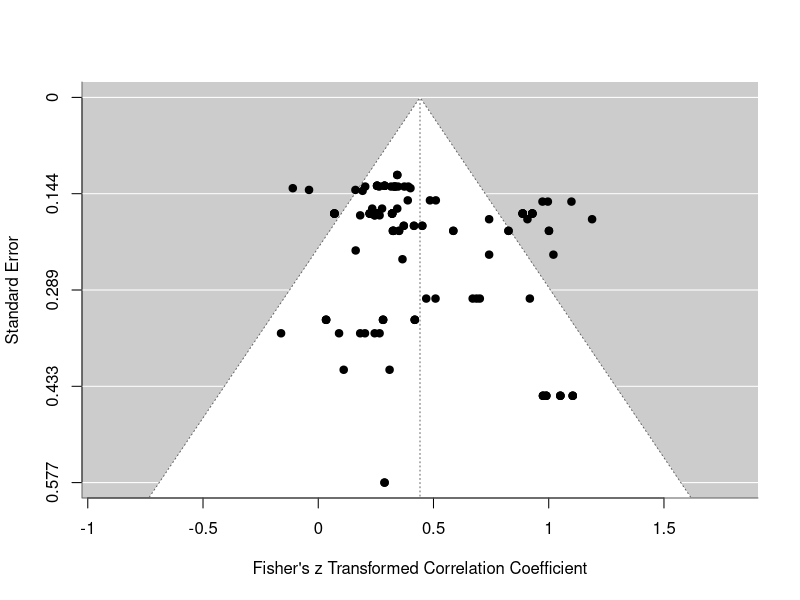
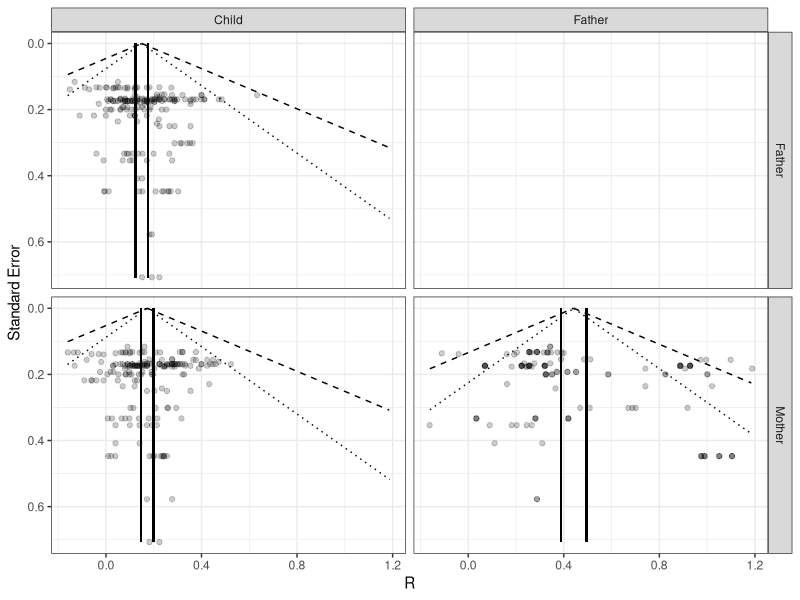

Generate these figures, in order, with R: (Note: this script raises an error after producing the figures.)
library(metafor)
library(ggplot2)
# See https://cjvanlissa.github.io/Doing-Meta-Analysis-in-R/smallstudyeffects.html for explanation of these tests for publication bias

# Publication bias analyses are conducted using random effects meta-analyses of the Fisher's r-to-Z transformed correlations, because these methods are not available for multilevel meta-analysis or cluster robust standard errors.

# Functions ---------------------------------------------------------------

funnel_plot <- function(models){
  tau2 <- sapply(models, `[[`, "tau2")
  dat <- data.frame(model = do.call(c, mapply(function(x, y){rep(x, y)}, x = 1:3, y = sapply(models, function(x){length(x$yi)}))), 
                    se = sqrt(do.call(c, lapply(models, `[[`, "vi"))),
                    yi = do.call(c, lapply(models, `[[`, "yi"))
  )
  dat$weights <- 1 / (dat$se^2 + tau2[dat$model])
  
  estimate <- sapply(models, `[[`, "b")
  se <- sapply(models, `[[`, "se")
  
  se.seq = seq(0, max(dat$se), 0.001)
  
  #Compute vectors of the lower-limit and upper limit values for
  #the 95% CI region
  dfCI <- data.frame(model = do.call(c, mapply(function(x, y){rep(x, y)}, x = 1:3, y = length(se.seq), SIMPLIFY = FALSE)),
                     se.seq = rep(se.seq, 3))
  dfCI$ll95 <- estimate[dfCI$model] - (1.96 * rep(se.seq, 3))
  dfCI$ul95 <- estimate[dfCI$model] + (1.96 * rep(se.seq, 3))
  dfCI$ll99 <- estimate[dfCI$model] - (3.29 * rep(se.seq, 3))
  dfCI$ul99 <- estimate[dfCI$model] + (3.29 * rep(se.seq, 3))
  
  dfCI$meanll95 = estimate[dfCI$model] - (1.96 * se[dfCI$model])
  dfCI$meanul95 = estimate[dfCI$model] + (1.96 * se[dfCI$model])
  list(dfCI = dfCI, dat = dat)
}

#Draw Plot

df <- read.csv("data_cleaned_mods.csv")

names(df)[grep("^R", names(df))] <- c("R_m_a", "R_m_f", "R_f_a")
df$ID_sample <- gsub(" ", "", paste0(df$ID, df$ID_subgroup))
df$use_N <- apply(df[, grep("^N", names(df), value = TRUE), ], 1, min, na.rm = TRUE)

es <- lapply(c("R_m_a", "R_m_f", "R_f_a"), function(thiscor){
  out <- cbind(escalc(ri = df[[thiscor]], ni = df$use_N, measure = "ZCOR"), effect_id = 1:nrow(df), study_id = df$ID_sample)
  out[!is.na(out$yi), ]
})

models <- lapply(es, function(thises){
  rma(yi = yi, vi = vi, data = thises) 
})

plotdat <- funnel_plot(models)
dfCI <- plotdat$dfCI
dat <- plotdat$dat
dfCI$lhs <- c("Mother", "Mother", "Father")[dfCI$model]
dfCI$rhs <- c("Child", "Father", "Child")[dfCI$model]
dat$lhs <- c("Mother", "Mother", "Father")[dat$model]
dat$rhs <- c("Child", "Father", "Child")[dat$model]

fp <- ggplot(data = NULL) +
  geom_line(aes(x = ll95, y = se.seq), linetype = 'dotted', data = dfCI) +
  geom_line(aes(x = ul95, y = se.seq), linetype = 'dotted', data = dfCI) +
  geom_line(aes(x = ll99, y = se.seq), linetype = 'dashed', data = dfCI) +
  geom_line(aes(x = ul99, y = se.seq), linetype = 'dashed', data = dfCI) +
  geom_segment(aes(
    x = meanll95,
    y = min(se.seq),
    xend = meanll95,
    yend = max(se.seq)
  ), data = dfCI) +
  geom_segment(aes(
    x = meanul95,
    y = min(se.seq),
    xend = meanul95,
    yend = max(se.seq)
  ), data = dfCI) 

fp <- fp + geom_point(data = dat,
                      mapping = aes_string(x = "yi", y = "se"), alpha = .2) +
  ylab('Standard Error') + xlab('R') +
  scale_y_continuous(trans = "reverse",
                     limits = c(max(dat$se), 0))+#,
  #expand = c(0, 0)) +
  scale_x_continuous(limits = c(min(dat$yi), max(dat$yi))) +
  theme_bw()+
  theme(legend.position="none") +facet_grid(lhs ~ rhs)

ggsave("combined_funnel.png", fp)

write.csv(cbind(Parameter = paste0("R(", c("mother, child", "mother, father", "father, child"), ")"),
                t(sapply(models, function(x){ regtest(x)[3:4]})),
                FailsafeN = sapply(models, function(x){ fsn(x$yi, x$vi)$fsnum})), "eggerstest.csv")

# Perhaps publication bias for mother/father correlations. However, funnel plot suggests that variance in studies with small SEs is larger than in studies with large SEs.
models[[2]]
m_taf <- trimfill(models[[2]])
funnel(m_taf)

# Trim-and-fill analysis also did not find any studies to remove in the outlying regions of the funnel plot. So our analyses are nonconclusive with regard to publication bias.

fsn(yi, vi, data=dat)
